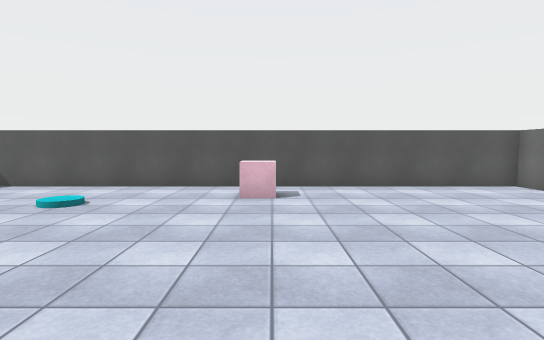
View 1 (above)

16 first-person views from a walk through a Unity game level. The camera is 1.4 m above the floor, tilts 4° down and sees 80° across. The floor is counted in squares, 1 m on a side. Each view is taken from the middle of a square. On the plan, view 1 faces up. The plan holds only what a view shows up to about 15 squares ahead; the rest is blank. The player character is not drawn. Door leaves are left out, so doorways stand open. Surface patterns are stand-ins for the level's own textures.

View 2
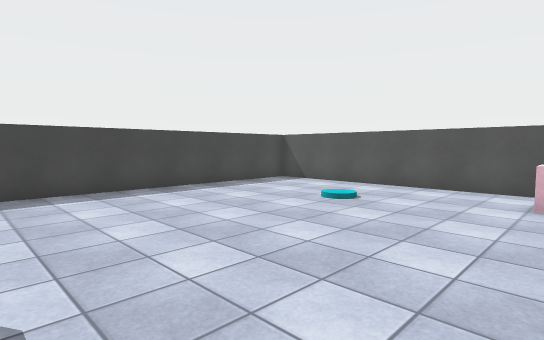

View 3
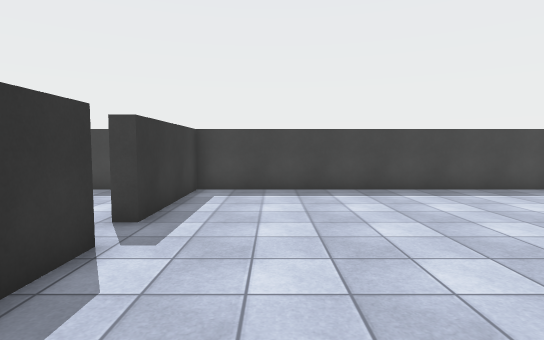

View 4
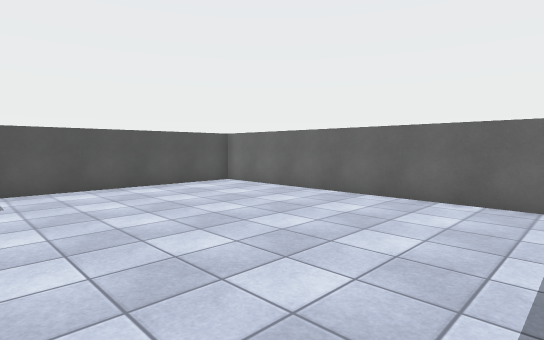

View 5
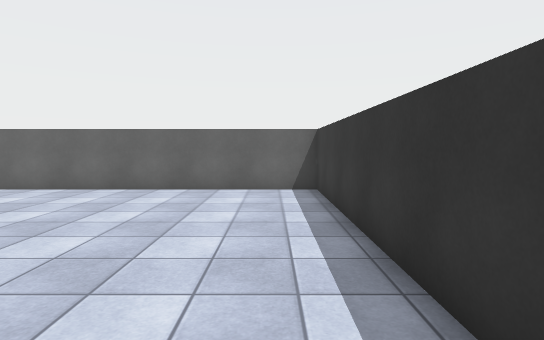

View 6
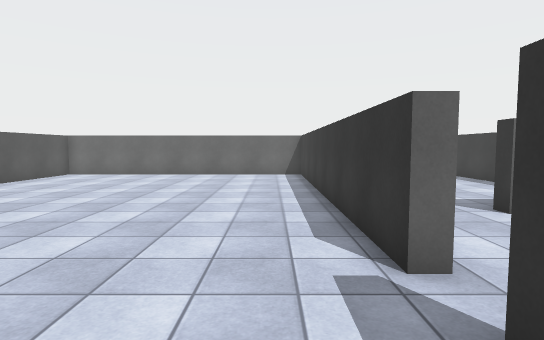

View 7
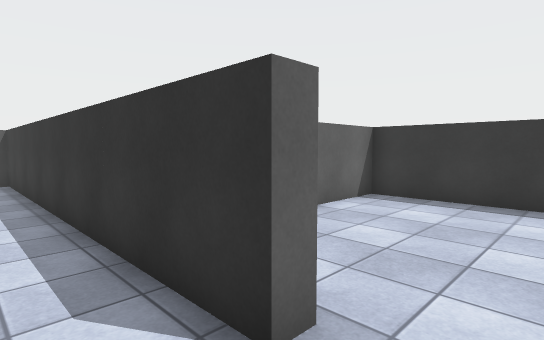

View 8
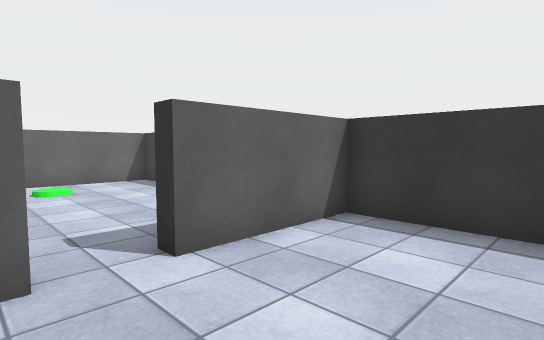

View 9
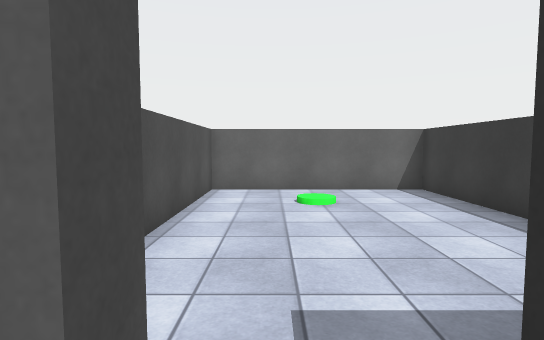

View 10
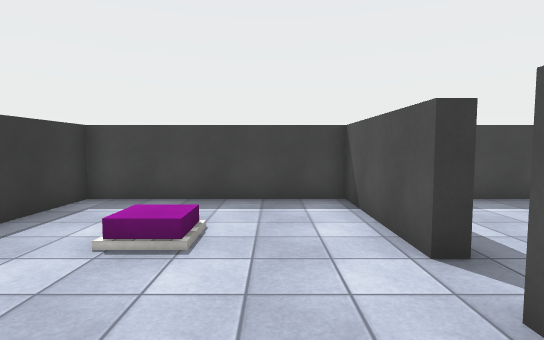

View 11
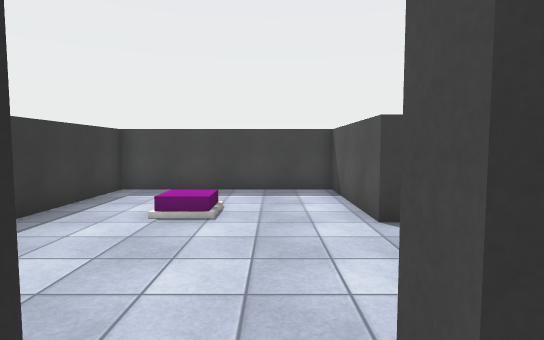

View 12
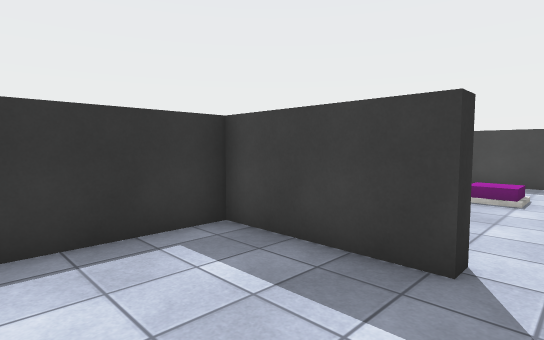

View 13
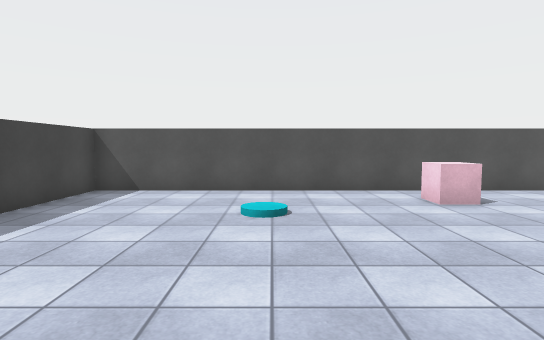

View 14
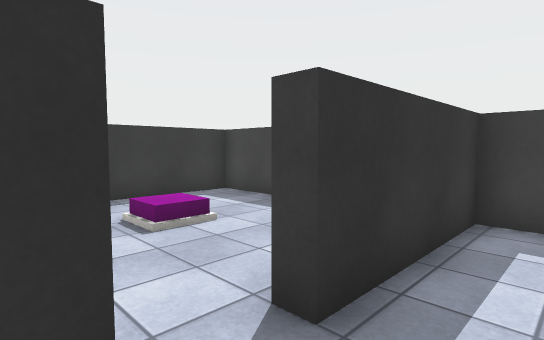

View 15
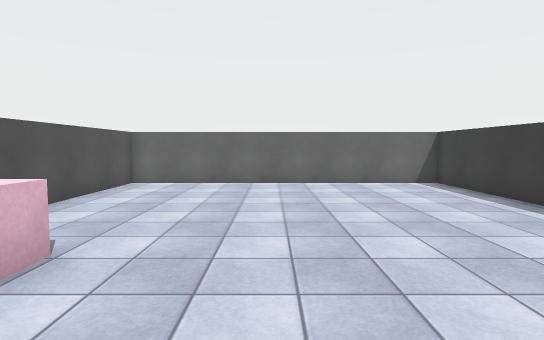

View 16
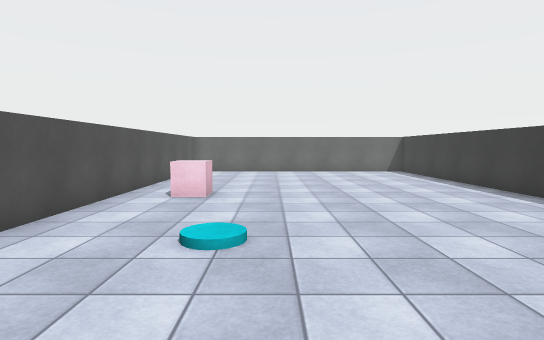

### Floor plan
Points are (right, up) in squares from view 1. A wall is a line through its corners. A room is listed if a view was taken in it or the views show most of it. See-through windows are left out.
Room 1 (views 1, 2, 3, 4, 5, 6, 7, 13, 14, 15, 16)
walls: (-4.5, -0.5) (8.8, -0.5) (8.8, 11.5) (-10.7, 11.5) (-10.7, -0.5) (-6, -0.5)
ways out: open door at (-5.5, -1) to room 2
objects: cube (0, 9)
Room 2 (views 8, 9, 10)
walls: (-6, -1) (-10.7, -1) (-10.7, -8) (-1.3, -8) (-1.3, -4)
ways out: open door at (-5.5, -1) to room 1; open door at (-1, -3.5) to room 3
Room 3 (views 11, 12)
walls: (4.2, -8) (8.8, -8) (8.8, -1) (3, -1); (-0.8, -4) (-0.8, -8) (2.6, -8)
ways out: open door at (-1, -3.5) to room 2

Where each view was taken, in squares from view 1:
view 1: 0 up, 0 right, facing up
view 2: 0 up, 0 right, facing up-left
view 3: 2 up, 0 right, facing left
view 4: 0 up, 0 right, facing up-right
view 5: 1 up, 2 left, facing right
view 6: 1 up, 8 left, facing right
view 7: 1 up, 6 left, facing down-right
view 8: 2 down, 5 left, facing down-right
view 9: 3 down, 2 left, facing right
view 10: 3 down, 2 left, facing left
view 11: 3 down, 0 right, facing left
view 12: 3 down, 3 right, facing down-left
view 13: 1 up, 5 left, facing up
view 14: 1 up, 4 left, facing down-left
view 15: 6 up, 4 left, facing right
view 16: 7 up, 10 left, facing right
